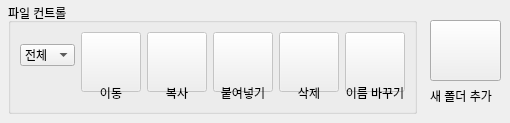
      <widget class="QWidget" name="widget">
       <attribute name="title">
        <string>홈</string>
       </attribute>
       <widget class="QGroupBox" name="file_contorl_group">
        <property name="geometry">
         <rect>
          <x>8</x>
          <y>3</y>
          <width>409</width>
          <height>111</height>
         </rect>
        </property>
        <property name="maximumSize">
         <size>
          <width>410</width>
          <height>16777215</height>
         </size>
        </property>
        <property name="title">
         <string>파일 컨트롤</string>
        </property>
        <layout class="QGridLayout" name="gridLayout_3">
         <item row="0" column="0">
          <widget class="QComboBox" name="type_select">
           <property name="maximumSize">
            <size>
             <width>100</width>
             <height>16777215</height>
            </size>
           </property>
           <item>
            <property name="text">
             <string>전체</string>
            </property>
           </item>
           <item>
            <property name="text">
             <string>폴더</string>
            </property>
           </item>
           <item>
            <property name="text">
             <string>파일</string>
            </property>
           </item>
          </widget>
         </item>
         <item row="0" column="1">
          <widget class="QPushButton" name="move_btn">
           <property name="enabled">
            <bool>false</bool>
           </property>
           <property name="sizePolicy">
            <sizepolicy hsizetype="Fixed" vsizetype="Fixed">
             <horstretch>0</horstretch>
             <verstretch>0</verstretch>
            </sizepolicy>
           </property>
           <property name="minimumSize">
            <size>
             <width>60</width>
             <height>60</height>
            </size>
           </property>
           <property name="cursor">
            <cursorShape>PointingHandCursor</cursorShape>
           </property>
           <property name="text">
            <string/>
           </property>
           <property name="icon">
            <iconset>
             <normaloff>Icons/이동.png</normaloff>Icons/이동.png</iconset>
           </property>
           <property name="iconSize">
            <size>
             <width>42</width>
             <height>42</height>
            </size>
           </property>
          </widget>
         </item>
         <item row="0" column="2">
          <widget class="QPushButton" name="copy_btn">
           <property name="enabled">
            <bool>false</bool>
           </property>
           <property name="sizePolicy">
            <sizepolicy hsizetype="Fixed" vsizetype="Fixed">
             <horstretch>0</horstretch>
             <verstretch>0</verstretch>
            </sizepolicy>
           </property>
           <property name="minimumSize">
            <size>
             <width>60</width>
             <height>60</height>
            </size>
           </property>
           <property name="cursor">
            <cursorShape>PointingHandCursor</cursorShape>
           </property>
           <property name="toolTip">
            <string>복사</string>
           </property>
           <property name="text">
            <string/>
           </property>
           <property name="icon">
            <iconset>
             <normaloff>Icons/문서.png</normaloff>Icons/문서.png</iconset>
           </property>
           <property name="iconSize">
            <size>
             <width>42</width>
             <height>42</height>
            </size>
           </property>
          </widget>
         </item>
         <item row="0" column="3">
          <widget class="QPushButton" name="paste_btn">
           <property name="enabled">
            <bool>false</bool>
           </property>
           <property name="sizePolicy">
            <sizepolicy hsizetype="Fixed" vsizetype="Fixed">
             <horstretch>0</horstretch>
             <verstretch>0</verstretch>
            </sizepolicy>
           </property>
           <property name="minimumSize">
            <size>
             <width>60</width>
             <height>60</height>
            </size>
           </property>
           <property name="cursor">
            <cursorShape>PointingHandCursor</cursorShape>
           </property>
           <property name="toolTip">
            <string>붙여넣기</string>
           </property>
           <property name="text">
            <string/>
           </property>
           <property name="icon">
            <iconset>
             <normaloff>Icons/Paste.png</normaloff>Icons/Paste.png</iconset>
           </property>
           <property name="iconSize">
            <size>
             <width>42</width>
             <height>42</height>
            </size>
           </property>
          </widget>
         </item>
         <item row="0" column="4">
          <widget class="QPushButton" name="delete_btn">
           <property name="enabled">
            <bool>false</bool>
           </property>
           <property name="sizePolicy">
            <sizepolicy hsizetype="Fixed" vsizetype="Fixed">
             <horstretch>0</horstretch>
             <verstretch>0</verstretch>
            </sizepolicy>
           </property>
           <property name="minimumSize">
            <size>
             <width>60</width>
             <height>60</height>
            </size>
           </property>
           <property name="cursor">
            <cursorShape>PointingHandCursor</cursorShape>
           </property>
           <property name="text">
            <string/>
           </property>
           <property name="icon">
            <iconset>
             <normaloff>Icons/Trash can.png</normaloff>Icons/Trash can.png</iconset>
           </property>
           <property name="iconSize">
            <size>
             <width>42</width>
             <height>42</height>
            </size>
           </property>
          </widget>
         </item>
         <item row="0" column="5">
          <widget class="QPushButton" name="name_change_btn">
           <property name="enabled">
            <bool>false</bool>
           </property>
           <property name="sizePolicy">
            <sizepolicy hsizetype="Fixed" vsizetype="Fixed">
             <horstretch>0</horstretch>
             <verstretch>0</verstretch>
            </sizepolicy>
           </property>
           <property name="minimumSize">
            <size>
             <width>60</width>
             <height>60</height>
            </size>
           </property>
           <property name="cursor">
            <cursorShape>PointingHandCursor</cursorShape>
           </property>
           <property name="text">
            <string/>
           </property>
           <property name="icon">
            <iconset>
             <normaloff>Icons/Change Name.png</normaloff>Icons/Change Name.png</iconset>
           </property>
           <property name="iconSize">
            <size>
             <width>42</width>
             <height>42</height>
            </size>
           </property>
          </widget>
         </item>
         <item row="1" column="1">
          <widget class="QLabel" name="label_3">
           <property name="text">
            <string>이동</string>
           </property>
           <property name="alignment">
            <set>Qt::AlignCenter</set>
           </property>
          </widget>
         </item>
         <item row="1" column="2">
          <widget class="QLabel" name="label_4">
           <property name="text">
            <string>복사</string>
           </property>
           <property name="alignment">
            <set>Qt::AlignCenter</set>
           </property>
          </widget>
         </item>
         <item row="1" column="3">
          <widget class="QLabel" name="label_5">
           <property name="text">
            <string>붙여넣기</string>
           </property>
           <property name="alignment">
            <set>Qt::AlignCenter</set>
           </property>
          </widget>
         </item>
         <item row="1" column="4">
          <widget class="QLabel" name="label_6">
           <property name="text">
            <string>삭제</string>
           </property>
           <property name="alignment">
            <set>Qt::AlignCenter</set>
           </property>
          </widget>
         </item>
         <item row="1" column="5">
          <widget class="QLabel" name="label_2">
           <property name="text">
            <string>이름 바꾸기</string>
           </property>
           <property name="alignment">
            <set>Qt::AlignCenter</set>
           </property>
          </widget>
         </item>
        </layout>
       </widget>
       <widget class="QPushButton" name="new_folder_btn">
        <property name="geometry">
         <rect>
          <x>430</x>
          <y>20</y>
          <width>71</width>
          <height>61</height>
         </rect>
        </property>
        <property name="sizePolicy">
         <sizepolicy hsizetype="Fixed" vsizetype="Fixed">
          <horstretch>0</horstretch>
          <verstretch>0</verstretch>
         </sizepolicy>
        </property>
        <property name="cursor">
         <cursorShape>PointingHandCursor</cursorShape>
        </property>
        <property name="toolTip">
         <string>새로운 폴더 생성</string>
        </property>
        <property name="statusTip">
         <string>새로운 폴더 생성</string>
        </property>
        <property name="text">
         <string/>
        </property>
        <property name="icon">
         <iconset>
          <normaloff>Icons/새파일.png</normaloff>Icons/새파일.png</iconset>
        </property>
        <property name="iconSize">
         <size>
          <width>42</width>
          <height>42</height>
         </size>
        </property>
       </widget>
       <widget class="QLabel" name="label">
        <property name="geometry">
         <rect>
          <x>430</x>
          <y>80</y>
          <width>71</width>
          <height>31</height>
         </rect>
        </property>
        <property name="maximumSize">
         <size>
          <width>16777215</width>
          <height>16777215</height>
         </size>
        </property>
        <property name="text">
         <string>새 폴더 추가</string>
        </property>
       </widget>
      </widget>
